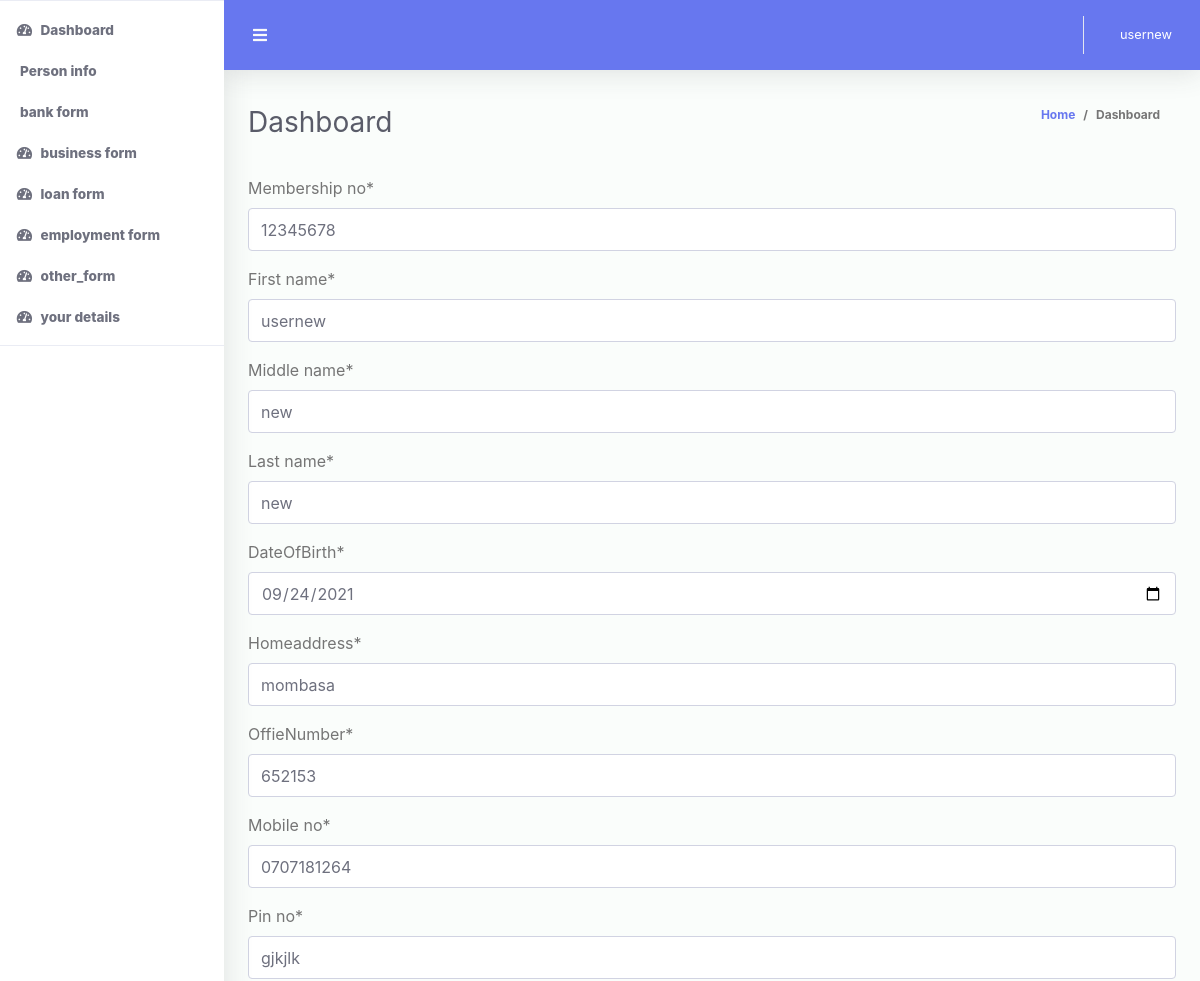
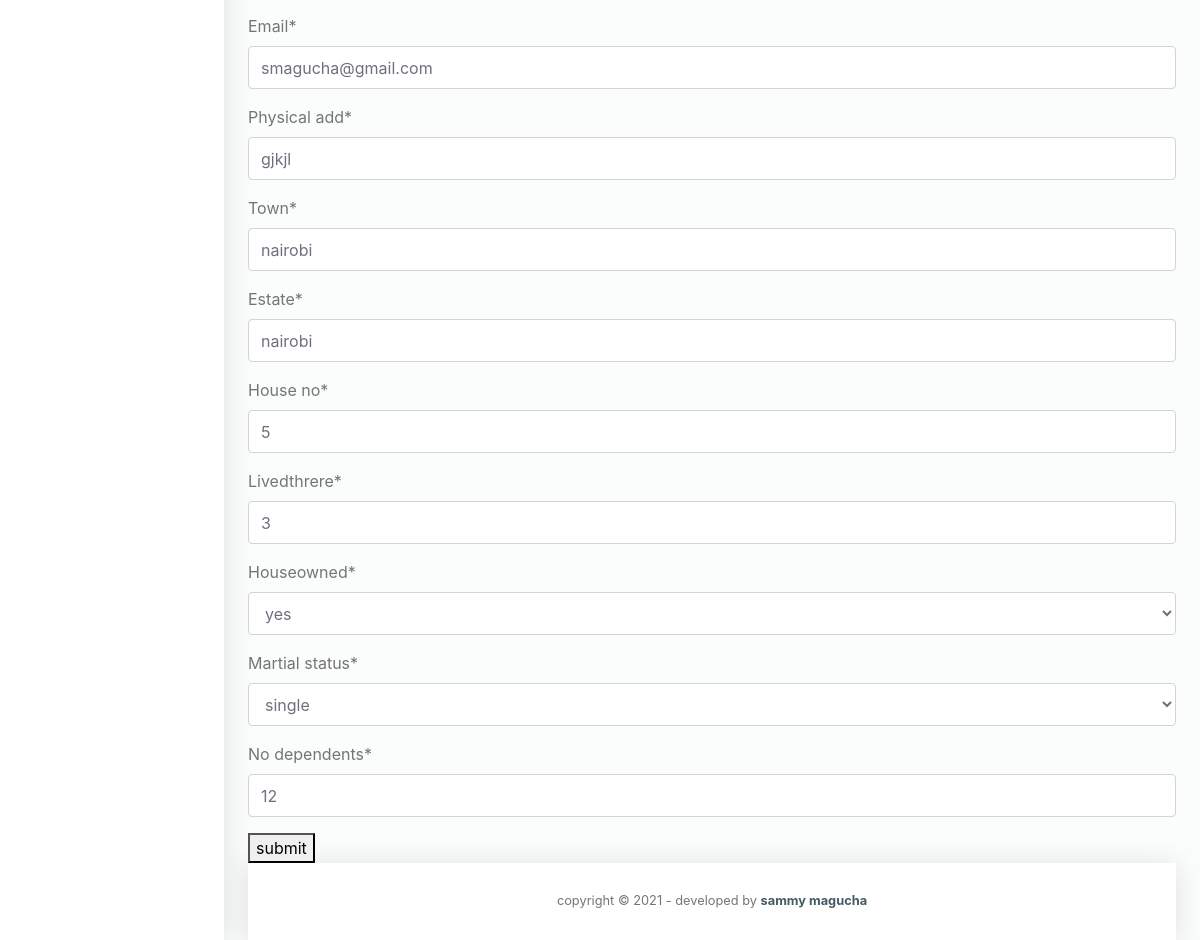
Page /updatedetails/10 (signed in) on the committed database (2 pictures, top to bottom).
### codechallenege/models.py (models this page shows, shortened)
class Bioinfo(models.Model):
	No ='No'
	Yes = 'yes'
	single = 'single'
	married = 'married'
	window = 'window'
	other = 'other'
	Owned =(
		(No, 'No'),
  		(Yes, 'yes'),
	)
	Marry=(
		(single, 'single'),
		(married,'married'),
		(window, 'window'),
		(other, 'other')
		)
	membership_no = models.PositiveIntegerField()
	first_name = models.CharField(max_length= 50, validators= [onlyletters])
	middle_name = models.CharField(max_length= 50, validators= [onlyletters])
	last_name = models.CharField(max_length= 50, validators= [onlyletters])
	DateOfBirth = models.DateField()
	Homeaddress = models.CharField(max_length= 50, validators= [onlyletters])
	OffieNumber= models.PositiveIntegerField()
	mobile_no = models.CharField(max_length=12,)
	Pin_no = models.CharField(max_length= 50, validators= [onlyisalnum])
	Email = models.EmailField(max_length=100, )
	physical_add = models.CharField(max_length = 100, validators= [onlyletters])
	town = models.CharField(max_length = 100, validators= [onlyletters])
	estate = models.CharField(max_length = 100, validators= [onlyletters])
	house_no = models.CharField(max_length= 100, validators= [onlyisalnum])
	livedthrere=  models.CharField(max_length = 100,validators=[onlyisnumeric])
	Houseowned = models.CharField(max_length=3, choices=Owned,)
	martial_status =models.CharField(max_length=7, choices=Marry,)
	No_dependents = models.PositiveIntegerField()
	bio = models.ForeignKey(User, on_delete=models.CASCADE)
	class Meta:
		verbose_name_plural = "Bioinfo"

### codechallenege/decorators.py (the view)
		def wrapper_func(request, *args, **kwargs):
			group = None
			if request.user.groups.exists():
				group = request.user.groups.all()[0].name
			if group in allowed_roles:
				return view_func(request, *args, **kwargs)
			else:
				return HttpResponse('you are not authorized')

### codechallenege/forms.py
class Bioinfoform(ModelForm):
	class Meta:
		model = Bioinfo
		exclude = ['bio']
		widgets = { 'DateOfBirth': DateInput() }

### codechallenege/templatetags/custom_tags.py (called while the page is built)
@register.filter(name='has_group')
def has_group(user, group_name):
    group = Group.objects.filter(name=group_name)
    if group:
        group = group.first()
        return group in user.groups.all()
    else:
        return False

### codechallenege/views.py (called while the page is built)
@login_required(login_url='/accounts/login/')
@allowed_users(allowed_roles=['admin','clientuser'])
def updateuser(request, id):
	try:
		userobj =Bioinfo.objects.get(id =id)
		form = Bioinfoform(request.POST or None, instance= userobj)
		if form.is_valid():
			form.save()
			form= Bioinfoform()
			return redirect('list_user')
		context ={
			'userobj':userobj,
			'form': form,
			'title': 'update your details',
		}
	except ObjectDoesNotExist:
		return render(request, 'codechallenege/404.html')
	return render(request, 'codechallenege/updatedetails.html', context)

### codechallenege/templates/codechallenege/updatedetails.html (shortened to what this page needs)
{%extends 'codechallenege/base.html'%}
{%block content%}
{% include "codechallenege/form.html" %}
{%endblock%}

### codechallenege/templates/codechallenege/base.html (shortened to what this page needs)
{% load static %}
<!DOCTYPE html>
<html lang="en">
<head>
  <link rel="stylesheet" href="https://use.fontawesome.com/releases/v5.7.0/css/all.css">
  <link href="{% static 'css\all.min.css' %}" rel="stylesheet" type="text/css">
  <link href="{% static 'css\bootstrap.min.css' %}" rel="stylesheet" type="text/css">
  <link href="{% static 'css\ruang-admin.min.css' %}" rel="stylesheet">
</head>
<body id="page-top">
  <div id="wrapper">
    <ul class="navbar-nav sidebar sidebar-light accordion" id="accordionSidebar">
      {% load custom_tags %}
      {% if request.user|has_group:"admin" %}
      <li class="nav-item active">
        <a class="nav-link" href="{% url 'homepage' %}">
          <i class="fas fa-fw fa-tachometer-alt"></i>
          <span>Dashboard</span></a>
      </li>
      <hr class="sidebar-divider">
      <li class="nav-item active">
        <a class="nav-link" href="{% url 'userdetails' %}">
          <i class="bi bi-person"></i>
          <span>Person info</span></a>
      </li>
        <li class="nav-item active">
        <a class="nav-link" href="{% url 'list_user' %}">
          <i class="fas fa-fw fa-tachometer-alt"></i>
          <span>clients</span></a>
      </li>
      <li class="nav-item active">
        <a class="nav-link" href="{% url 'client_business' %}">
          <i class="fas fa-fw fa-tachometer-alt"></i>
          <span>business form</span></a>
      </li>
      <li class="nav-item active">
        <a class="nav-link" href="{% url 'client_biz' %}">
          <i class="fas fa-fw fa-tachometer-alt"></i>
          <span>business details</span></a>
      </li>
      <li class="nav-item active">
        <a class="nav-link" href="{% url 'emp_form' %}">
          <i class="fas fa-fw fa-tachometer-alt"></i>
          <span>employment form</span></a>
      </li>
      <li class="nav-item active">
        <a class="nav-link" href="{% url 'empldetails' %}">
          <i class="fas fa-fw fa-tachometer-alt"></i>
          <span>employment details</span></a>
      </li>
      <li class="nav-item active">
        <a class="nav-link" href="{% url 'bank_form' %}">
          <i class="fa fa-bank"></i>
          <span>bank form</span></a>
      </li>
      <li class="nav-item active">
        <a class="nav-link" href="{% url 'loan_details' %}">
          <i class="fas fa-fw fa-tachometer-alt"></i>
          <span>bank_details</span></a>
      </li>
      <li class="nav-item active">
        <a class="nav-link" href="{% url 'loan_form' %}">
          <i class="fas fa-fw fa-tachometer-alt"></i>
          <span>loan form</span></a>
      </li>
      <li class="nav-item active">
        <a class="nav-link" href="{% url 'loan_details' %}">
          <i class="fas fa-fw fa-tachometer-alt"></i>
          <span>loan details</span></a>
      </li>
       <li class="nav-item active">
        <a class="nav-link" href="{% url 'other_form' %}">
          <i class="fas fa-fw fa-tachometer-alt"></i>
          <span>other_form</span></a>
      </li>
      <li class="nav-item active">
        <a class="nav-link" href="{% url 'other_details' %}">
          <i class="fas fa-fw fa-tachometer-alt"></i>
          <span>other loan details</span></a>
      </li>
      {% elif request.user|has_group:"clientuser" %}
     <li class="nav-item active">
        <a class="nav-link" href="{% url 'homepage' %}">
          <i class="fas fa-fw fa-tachometer-alt"></i>
          <span>Dashboard</span></a>
      </li>
      <li class="nav-item active">
        <a class="nav-link" href="{% url 'userdetails' %}">
          <span>Person info</span></a>
      </li>
      <li class="nav-item active">
        <a class="nav-link" href="{% url 'bank_form' %}">
          <span>bank form</span></a>
      </li>
      <li class="nav-item active">
        <a class="nav-link" href="{% url 'client_business' %}">
          <i class="fas fa-fw fa-tachometer-alt"></i>
          <span>business form</span></a>
      </li>
       <li class="nav-item active">
        <a class="nav-link" href="{% url 'loan_form' %}">
          <i class="fas fa-fw fa-tachometer-alt"></i>
          <span>loan form</span></a>
      </li>
      <li class="nav-item active">
        <a class="nav-link" href="{% url 'emp_form' %}">
          <i class="fas fa-fw fa-tachometer-alt"></i>
          <span>employment form</span></a>
      </li>
       <li class="nav-item active">
        <a class="nav-link" href="{% url 'other_form' %}">
          <i class="fas fa-fw fa-tachometer-alt"></i>
          <span>other_form</span></a>
      </li>
      <li class="nav-item active">
        <a class="nav-link" href="{% url 'moredetails' %}">
          <i class="fas fa-fw fa-tachometer-alt"></i>
          <span>your details</span></a>
      </li>
      {%endif%}
      <hr class="sidebar-divider">
    </ul>
    <div id="content-wrapper" class="d-flex flex-column">
      <div id="content">
        <nav class="navbar navbar-expand navbar-light bg-navbar topbar mb-4 static-top">
          <button id="sidebarToggleTop" class="btn btn-link rounded-circle mr-3">
            <i class="fa fa-bars"></i>
          </button>
          <ul class="navbar-nav ml-auto">
            <li class="nav-item dropdown no-arrow">
              <a class="nav-link dropdown-toggle" href="#" id="userDropdown" role="button" data-toggle="dropdown"
                aria-haspopup="true" aria-expanded="false">
                <span class="ml-2 d-none d-lg-inline text-white small">{{user.username}}</span>
              </a>
            </li>
          </ul>
        </nav>
        <div class="container-fluid" id="container-wrapper">
          <div class="d-sm-flex align-items-center justify-content-between mb-4">
            <h1 class="h3 mb-0 text-gray-800">Dashboard</h1>
            <ol class="breadcrumb">
              <li class="breadcrumb-item"><a href="{% url 'homepage' %}">Home</a></li>
              <li class="breadcrumb-item active" aria-current="page">Dashboard</li>
            </ol>
          </div>
          {%block content%}
          {%endblock%}
</body>
      <footer class="sticky-footer bg-white">
        <div class="container my-auto">
          <div class="copyright text-center my-auto">
            <span>copyright &copy; <script> document.write(new Date().getFullYear()); </script> - developed by
              <b><a href="https://www.github.com/smagucha" target="_blank">sammy magucha</a></b>
            </span>
          </div>
        </div>
      </footer>
</body>
</html>

### codechallenege/templates/codechallenege/form.html (shortened to what this page needs)
 {% load crispy_forms_tags %}
<form method="Post">
     {{form|crispy}}
     <button  type="submit"  class="button">submit</button>
 </form>

### rows in the picture
Bioinfo: membership_no "12345678", first_name "usernew", middle_name "new", last_name "new", DateOfBirth "09/24/2021", Homeaddress "mombasa", OffieNumber "652153", mobile_no "0707181264", Pin_no "gjkjlk", Email "smagucha@gmail.com", physical_add "gjkjl", town "nairobi", estate "nairobi", house_no "5", livedthrere "3", Houseowned "yes", martial_status "single", No_dependents "12"

### other values in the picture
{{ user.username }} "usernew"
